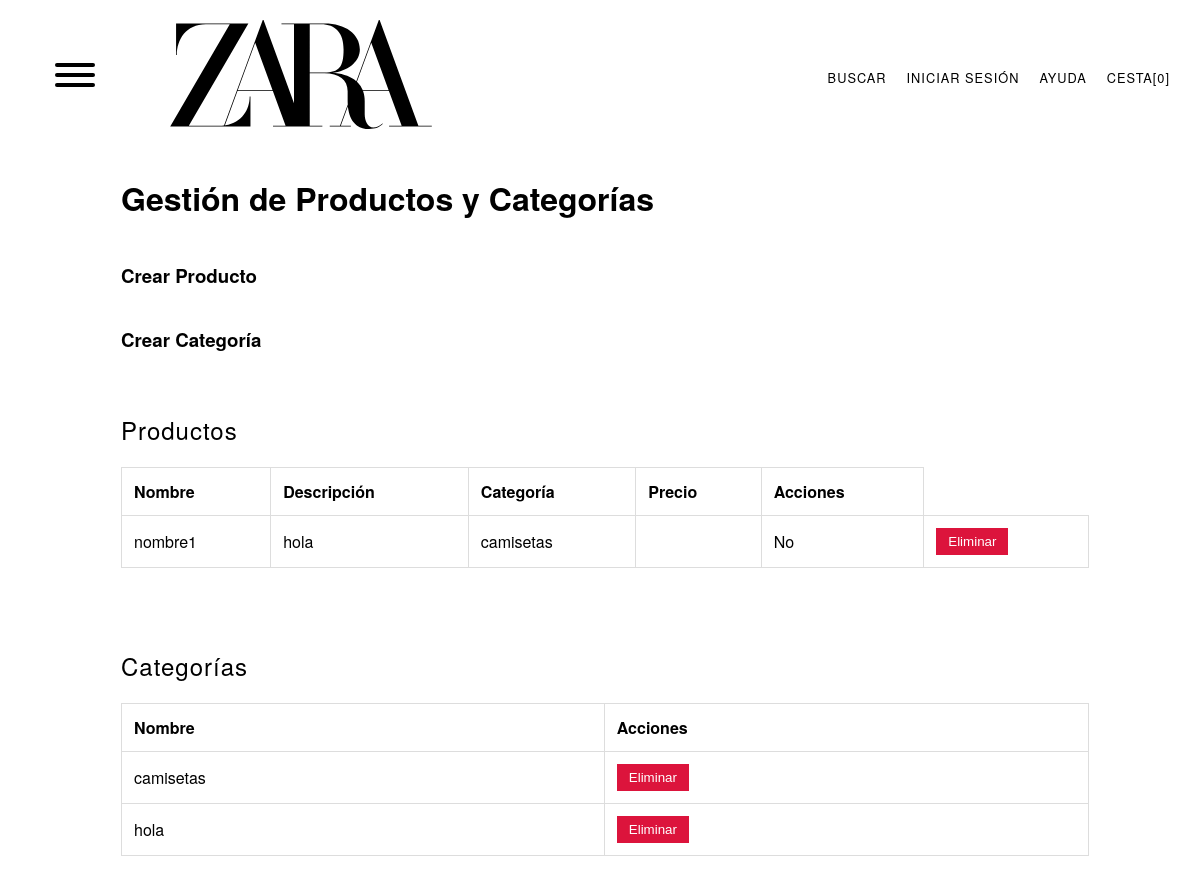
Page /gestionar on the earlier database version.
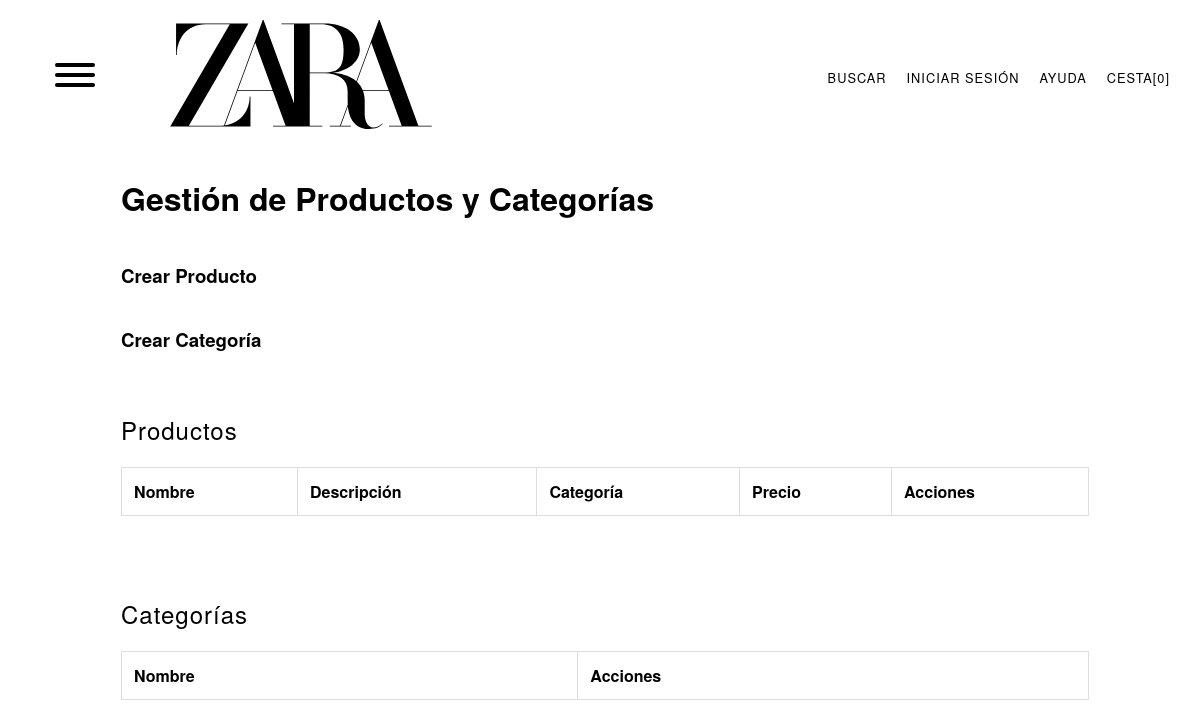
Same page on the later database version.
### app.py (models this page shows)
class Producto(db.Model):
    id = db.Column(db.Integer, primary_key=True)
    nombre = db.Column(db.String(100), nullable=False)
    descripcion = db.Column(db.Text, nullable=False)
    imagen = db.Column(db.String(200))
    categoria_id = db.Column(db.Integer, db.ForeignKey('categoria.id'), nullable=False)

class Categoria(db.Model):
    id = db.Column(db.Integer, primary_key=True)
    nombre = db.Column(db.String(100), unique=True, nullable=False)
    productos = db.relationship('Producto', backref='categoria', lazy=True)

### app.py (the view)
@app.route('/gestionar')
def gestionar():
    productos = Producto.query.all()
    categorias = Categoria.query.all()
    return render_template('gestionar.html', productos=productos, categorias=categorias)

### templates/gestionar.html (shortened to what this page needs)
<!DOCTYPE html>
<html lang="en">
<head>
    <link rel="stylesheet" href="../static/style.css">
    <link rel="stylesheet" href="../static/gestionar.css">
    <link href="../static/dist/hamburgers.css" rel="stylesheet">
</head>
<body>
    <header class="header">
        <div class="menu-icon">
            <button class="hamburger hamburger--slider" type="button">
                <span class="hamburger-box">
                  <span class="hamburger-inner"></span>
                </span>
            </button>
        </div>
        <div class="logo"><a href="./"><img src="../static/img/logo_zara.svg" alt=""></a></div>
        <nav class="menu">
            <a href="#">BUSCAR</a>
            {% if session.user_id %}
                <a href="{{ url_for('cuenta') }}">CUENTA</a>
            {% else %}
                <a href="{{ url_for('loginselect') }}">INICIAR SESIÓN</a>
            {% endif %}
            <a href="{{ url_for('ayuda') }}">AYUDA</a>
            <a href="{{ url_for('cesta') }}">CESTA[0]</a>
        </nav>
    </header>
    <main class="content">
    <h1>Gestión de Productos y Categorías</h1>
    <h3><a href="{{ url_for('crear_producto')}}">Crear Producto</a></h3>
    <h3><a href="{{ url_for('crear_categoria')}}">Crear Categoría</a></h3>
    <h2>Productos</h2>
    <table>
        <tr>
            <th>Nombre</th>
            <th>Descripción</th>
            <th>Categoría</th>
            <th>Precio</th>
            <th>Acciones</th>
        </tr>
        {% for producto in productos %}
        <tr>
            <td>{{ producto.nombre }}</td>
            <td>{{ producto.descripcion }}</td>
            <td>{{ producto.categoria.nombre }}</td>
            <td>{{ producto.precio }}</td>
            <td>{{ 'Sí' if producto.disponibilidad else 'No' }}</td>
            <td>
                <form method="POST" action="{{ url_for('eliminar_producto', producto_id=producto.id) }}">
                    <button type="submit">Eliminar</button>
                </form>
            </td>
        </tr>
        {% endfor %}
    </table>
    <h2>Categorías</h2>
    <table>
        <tr>
            <th>Nombre</th>
            <th>Acciones</th>
        </tr>
        {% for categoria in categorias %}
        <tr>
            <td>{{ categoria.nombre }}</td>
            <td>
                <form method="POST" action="{{ url_for('eliminar_categoria', categoria_id=categoria.id) }}">
                    <button type="submit">Eliminar</button>
                </form>
            </td>
        </tr>
        {% endfor %}
    </table>
    </main>
</body>
</html>

### static/style.css (style rules this page uses)
body { font-family: "Helvetica Neue"; font-weight: 300; margin: 0; padding: 0; overflow-x: hidden; overflow-y: scroll; margin-right: -10px; scrollbar-gutter: stable; margin-bottom: 5vh; }
a { text-decoration: none; color: currentColor; }
.header { display: flex; justify-content: space-between; align-items: center; padding: 20px 40px; position: sticky; top: 0; }
.menu-icon { cursor: pointer; font-weight: bold; margin-right: 20px; }
.menu>a { transition: 0.15s; }
.logo { align-self: left; flex-grow: 1; margin-left: 40px; }
.menu { display: flex; gap: 20px; }
.menu a { text-decoration: none; color: black; font-size: 0.8rem; font-weight: 200; letter-spacing: 1px; }
h2 { letter-spacing: 1px; font-weight: 300; }

### static/gestionar.css (style rules this page uses)
.content { display: flex; flex-direction: column; margin:auto; width: 80%; }
table { margin-bottom: 40px; border-collapse: collapse; }
th, td { padding: 12px; border: 1px solid #ddd; text-align: left; }
h2 { margin-top: 40px; }
button { background-color: crimson; color: white; border: none; padding: 6px 12px; cursor: pointer; }

Differences in the rows shown:
removed Producto: nombre "nombre1", descripcion "hola", categoria.nombre "camisetas", disponibilidad "No"
removed Categoria: nombre "camisetas"
removed Categoria: nombre "hola"
